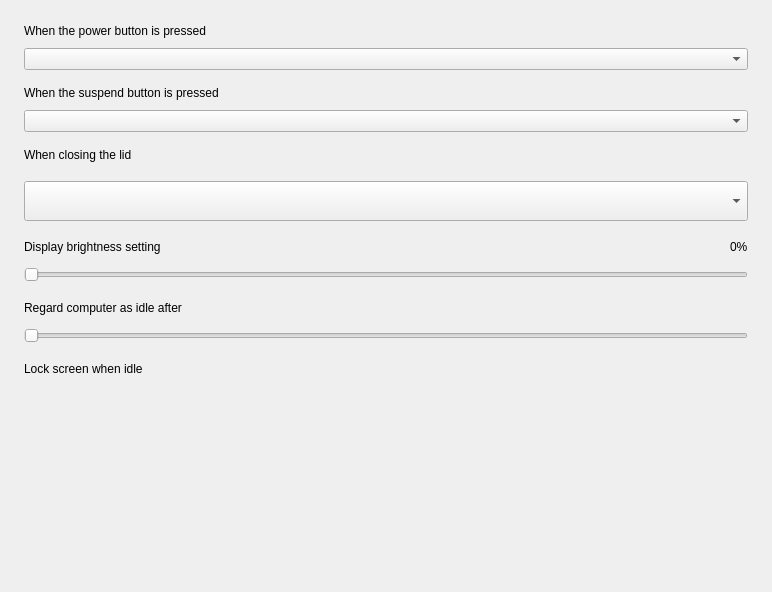
<?xml version="1.0" encoding="UTF-8"?>
<ui version="4.0">
 <class>GeneralSettingsPage</class>
 <widget class="QWidget" name="GeneralSettingsPage">
  <property name="geometry">
   <rect>
    <x>0</x>
    <y>0</y>
    <width>772</width>
    <height>592</height>
   </rect>
  </property>
  <property name="windowTitle">
   <string>GeneralSettingsPage</string>
  </property>
  <layout class="QVBoxLayout" name="verticalLayout">
   <property name="spacing">
    <number>0</number>
   </property>
   <property name="leftMargin">
    <number>24</number>
   </property>
   <property name="topMargin">
    <number>0</number>
   </property>
   <property name="rightMargin">
    <number>24</number>
   </property>
   <property name="bottomMargin">
    <number>0</number>
   </property>
   <item>
    <layout class="QHBoxLayout" name="horizontalLayout">
     <property name="topMargin">
      <number>24</number>
     </property>
     <item>
      <widget class="QLabel" name="label">
       <property name="text">
        <string>When the power button is pressed</string>
       </property>
      </widget>
     </item>
    </layout>
   </item>
   <item>
    <layout class="QHBoxLayout" name="horizontalLayout_2" stretch="0">
     <property name="topMargin">
      <number>10</number>
     </property>
     <item>
      <widget class="QComboBox" name="combo_powerButton">
       <property name="accessibleName">
        <string>ComboPowerButtonAction</string>
       </property>
      </widget>
     </item>
    </layout>
   </item>
   <item>
    <layout class="QHBoxLayout" name="layout_suspendlabel">
     <property name="topMargin">
      <number>16</number>
     </property>
     <item>
      <widget class="QLabel" name="label_suspend">
       <property name="text">
        <string>When the suspend button is pressed</string>
       </property>
      </widget>
     </item>
    </layout>
   </item>
   <item>
    <layout class="QHBoxLayout" name="layout_suspend">
     <property name="topMargin">
      <number>10</number>
     </property>
     <item>
      <widget class="QComboBox" name="combo_suspendButton">
       <property name="accessibleName">
        <string>ComboSuspendAction</string>
       </property>
      </widget>
     </item>
    </layout>
   </item>
   <item>
    <widget class="QWidget" name="widget_lidLabel" native="true">
     <layout class="QHBoxLayout" name="horizontalLayout_5">
      <property name="leftMargin">
       <number>0</number>
      </property>
      <property name="topMargin">
       <number>16</number>
      </property>
      <item>
       <widget class="QLabel" name="label_3">
        <property name="text">
         <string>When closing the lid</string>
        </property>
       </widget>
      </item>
     </layout>
    </widget>
   </item>
   <item>
    <widget class="QWidget" name="widget_lidCombo" native="true">
     <property name="autoFillBackground">
      <bool>false</bool>
     </property>
     <layout class="QHBoxLayout" name="horizontalLayout_6">
      <property name="spacing">
       <number>0</number>
      </property>
      <property name="leftMargin">
       <number>0</number>
      </property>
      <property name="topMargin">
       <number>10</number>
      </property>
      <property name="rightMargin">
       <number>0</number>
      </property>
      <property name="bottomMargin">
       <number>0</number>
      </property>
      <item>
       <widget class="QComboBox" name="combo_closingLid">
        <property name="sizePolicy">
         <sizepolicy hsizetype="Preferred" vsizetype="Fixed">
          <horstretch>0</horstretch>
          <verstretch>0</verstretch>
         </sizepolicy>
        </property>
        <property name="minimumSize">
         <size>
          <width>0</width>
          <height>40</height>
         </size>
        </property>
        <property name="maximumSize">
         <size>
          <width>16777215</width>
          <height>40</height>
         </size>
        </property>
        <property name="accessibleName">
         <string>ComboCloseLidAction</string>
        </property>
       </widget>
      </item>
     </layout>
    </widget>
   </item>
   <item>
    <layout class="QHBoxLayout" name="horizontalLayout_7">
     <property name="topMargin">
      <number>16</number>
     </property>
     <item>
      <widget class="QLabel" name="label_brightness">
       <property name="text">
        <string>Display brightness setting</string>
       </property>
      </widget>
     </item>
     <item>
      <spacer name="horizontalSpacer">
       <property name="orientation">
        <enum>Qt::Horizontal</enum>
       </property>
       <property name="sizeHint" stdset="0">
        <size>
         <width>40</width>
         <height>20</height>
        </size>
       </property>
      </spacer>
     </item>
     <item>
      <widget class="QLabel" name="label_brightnessPercent">
       <property name="text">
        <string>0%</string>
       </property>
      </widget>
     </item>
    </layout>
   </item>
   <item>
    <layout class="QHBoxLayout" name="horizontalLayout_9">
     <property name="topMargin">
      <number>10</number>
     </property>
     <item>
      <widget class="QSlider" name="slider_brightness">
       <property name="accessibleName">
        <string>SliderDisplayBrightness</string>
       </property>
       <property name="orientation">
        <enum>Qt::Horizontal</enum>
       </property>
      </widget>
     </item>
    </layout>
   </item>
   <item>
    <layout class="QHBoxLayout" name="horizontalLayout_8">
     <property name="topMargin">
      <number>16</number>
     </property>
     <item>
      <widget class="QLabel" name="label_5">
       <property name="accessibleName">
        <string/>
       </property>
       <property name="text">
        <string>Regard computer as idle after</string>
       </property>
      </widget>
     </item>
     <item>
      <spacer name="horizontalSpacer_3">
       <property name="orientation">
        <enum>Qt::Horizontal</enum>
       </property>
       <property name="sizeHint" stdset="0">
        <size>
         <width>40</width>
         <height>20</height>
        </size>
       </property>
      </spacer>
     </item>
     <item>
      <widget class="QLabel" name="label_idleTime">
       <property name="minimumSize">
        <size>
         <width>0</width>
         <height>0</height>
        </size>
       </property>
       <property name="text">
        <string/>
       </property>
       <property name="alignment">
        <set>Qt::AlignCenter</set>
       </property>
      </widget>
     </item>
    </layout>
   </item>
   <item>
    <layout class="QVBoxLayout" name="verticalLayout_2">
     <property name="spacing">
      <number>0</number>
     </property>
     <property name="topMargin">
      <number>10</number>
     </property>
     <item>
      <widget class="QSlider" name="slider_idleTime">
       <property name="accessibleName">
        <string>SliderComputerIdleTime</string>
       </property>
       <property name="orientation">
        <enum>Qt::Horizontal</enum>
       </property>
      </widget>
     </item>
    </layout>
   </item>
   <item>
    <layout class="QHBoxLayout" name="layout_sliderLabel">
     <property name="topMargin">
      <number>16</number>
     </property>
     <property name="bottomMargin">
      <number>0</number>
     </property>
     <item>
      <widget class="QLabel" name="label_4">
       <property name="text">
        <string>Lock screen when idle</string>
       </property>
      </widget>
     </item>
     <item>
      <spacer name="horizontalSpacer_2">
       <property name="orientation">
        <enum>Qt::Horizontal</enum>
       </property>
       <property name="sizeHint" stdset="0">
        <size>
         <width>40</width>
         <height>20</height>
        </size>
       </property>
      </spacer>
     </item>
    </layout>
   </item>
   <item>
    <spacer name="verticalSpacer">
     <property name="orientation">
      <enum>Qt::Vertical</enum>
     </property>
     <property name="sizeHint" stdset="0">
      <size>
       <width>20</width>
       <height>40</height>
      </size>
     </property>
    </spacer>
   </item>
  </layout>
 </widget>
 <resources/>
 <connections/>
</ui>
